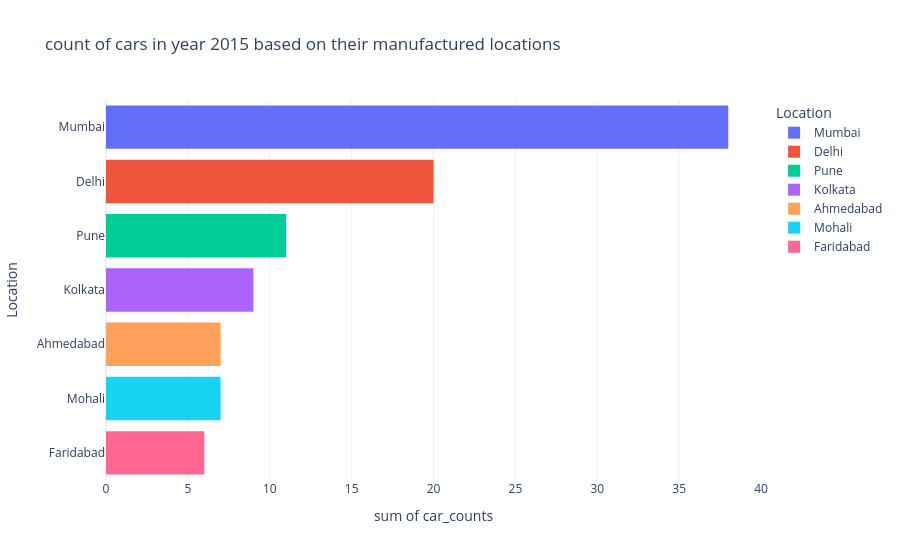

Notebook cell for this chart:
### Code cell
location_bar = px.histogram(
    top_locations,
    x="car_counts",
    y="Location",
    color="Location",
    orientation="h",
    title="count of cars in year 2015 based on their manufactured locations",
    template="plotly_white",
)

location_bar.show(config=CHART_CONFIG)

### Figure 1 — Plotly figure (JSON) as saved in the notebook; plotly's stock layout.template omitted (floating-point values rounded to 4 significant figures)
{"data": [{"bingroup": "y", "histfunc": "sum", "hovertemplate": "Location=%{y}<br>sum of car_counts=%{x}<extra></extra>", "legendgroup": "Mumbai", "marker": {"color": "#636efa", "pattern": {"shape": ""}}, "name": "Mumbai", "orientation": "h", "showlegend": true, "type": "histogram", "x": [38], "xaxis": "x", "y": ["Mumbai"], "yaxis": "y"}, {"bingroup": "y", "histfunc": "sum", "hovertemplate": "Location=%{y}<br>sum of car_counts=%{x}<extra></extra>", "legendgroup": "Delhi", "marker": {"color": "#EF553B", "pattern": {"shape": ""}}, "name": "Delhi", "orientation": "h", "showlegend": true, "type": "histogram", "x": [20], "xaxis": "x", "y": ["Delhi"], "yaxis": "y"}, {"bingroup": "y", "histfunc": "sum", "hovertemplate": "Location=%{y}<br>sum of car_counts=%{x}<extra></extra>", "legendgroup": "Pune", "marker": {"color": "#00cc96", "pattern": {"shape": ""}}, "name": "Pune", "orientation": "h", "showlegend": true, "type": "histogram", "x": [11], "xaxis": "x", "y": ["Pune"], "yaxis": "y"}, {"bingroup": "y", "histfunc": "sum", "hovertemplate": "Location=%{y}<br>sum of car_counts=%{x}<extra></extra>", "legendgroup": "Kolkata", "marker": {"color": "#ab63fa", "pattern": {"shape": ""}}, "name": "Kolkata", "orientation": "h", "showlegend": true, "type": "histogram", "x": [9], "xaxis": "x", "y": ["Kolkata"], "yaxis": "y"}, {"bingroup": "y", "histfunc": "sum", "hovertemplate": "Location=%{y}<br>sum of car_counts=%{x}<extra></extra>", "legendgroup": "Ahmedabad", "marker": {"color": "#FFA15A", "pattern": {"shape": ""}}, "name": "Ahmedabad", "orientation": "h", "showlegend": true, "type": "histogram", "x": [7], "xaxis": "x", "y": ["Ahmedabad"], "yaxis": "y"}, {"bingroup": "y", "histfunc": "sum", "hovertemplate": "Location=%{y}<br>sum of car_counts=%{x}<extra></extra>", "legendgroup": "Mohali", "marker": {"color": "#19d3f3", "pattern": {"shape": ""}}, "name": "Mohali", "orientation": "h", "showlegend": true, "type": "histogram", "x": [7], "xaxis": "x", "y": ["Mohali"], "yaxis": "y"}, {"bingroup": "y", "histfunc": "sum", "hovertemplate": "Location=%{y}<br>sum of car_counts=%{x}<extra></extra>", "legendgroup": "Faridabad", "marker": {"color": "#FF6692", "pattern": {"shape": ""}}, "name": "Faridabad", "orientation": "h", "showlegend": true, "type": "histogram", "x": [6], "xaxis": "x", "y": ["Faridabad"], "yaxis": "y"}], "layout": {"barmode": "relative", "legend": {"title": {"text": "Location"}, "tracegroupgap": 0}, "title": {"text": "count of cars in year 2015 based on their manufactured locations"}, "xaxis": {"anchor": "y", "domain": [0, 1], "title": {"text": "sum of car_counts"}}, "yaxis": {"anchor": "x", "categoryarray": ["Faridabad", "Mohali", "Ahmedabad", "Kolkata", "Pune", "Delhi", "Mumbai"], "categoryorder": "array", "domain": [0, 1], "title": {"text": "Location"}}}}
